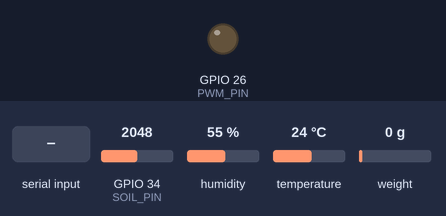
A sketch run on a simulated ESP32. Shown: output pins drawn as LEDs (lit = HIGH). The inputs (shaded band) are chosen by the test bench; at power-on: GPIO 34 (SOIL_PIN) = 2048, humidity 55 %, temperature 24 °C, weight on the scale 0 g (analog values on the 0–4095 scale). WiFi joins after 1.5 s; servers stay silent unless stated; EEPROM starts erased; web services answer with replies made up by the test bench; what the sketch prints to the serial monitor is not drawn.

Above: at 6.5 s.
6.6 s: "p90\n" received over Serial
At 7.4 s:
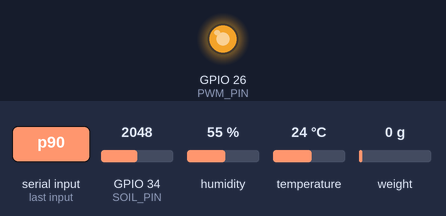
8.1 s: "t\n" received over Serial
11.1 s: "zero\n" received over Serial
Timing chart, 0 to 14.1 s (numbered marks = the images above; inputs shaded):
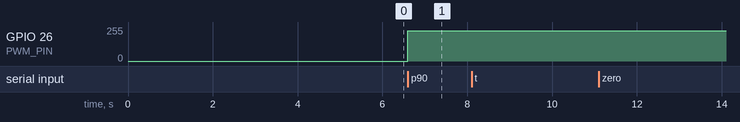

Measured:
- after the input at 6.6 s, GPIO 26 (PWM_PIN): 0/255 → 228/255 at once
- after the input at 8.1 s, every drawn part: stays the same
- after the input at 11.1 s, every drawn part: stays the same

The sketch:

GrainSense_IoT.ino
```cpp
/*
  GrainSense IoT - kirim data sensor ke ThingSpeak supaya bisa dilihat
  di dashboard online (GitHub Pages).

  Board : DOIT ESP32 DEVKIT V1 (ESP32 Arduino core 2.x atau 3.x)
  Library (install lewat Library Manager):
    - "HX711" by Bogdan Necula
    - "Adafruit SHT31 Library" by Adafruit (pilih INSTALL ALL)
  WiFi dan HTTPClient sudah bawaan ESP32, tidak perlu install.

  Sensor yang belum dipasang tidak masalah: datanya tidak dikirim dan di
  dashboard tampil "--". Jadi sketch ini bisa dipakai sekarang (baru CO2 +
  soil moisture) maupun nanti saat semua modul sudah terpasang.

  Kolom (field) ThingSpeak:
    field1 CO2 (ppm)            field5 Kelembapan ruang dalam (%)
    field2 Soil (mentah 0-4095) field6 Suhu udara masuk (C)
    field3 Berat (g)            field7 Kelembapan udara masuk (%)
    field4 Suhu ruang dalam (C) field8 PWM blower (%)

  Serial Monitor: 115200 baud, line ending "New Line".
  Perintah:
    t        tare (nol-kan) load cell, kosongkan wadah dulu
    500      kalibrasi load cell: taruh benda 500 g lalu ketik 500
             (angka = berat benda dalam gram)
    f-21.5   pakai faktor kalibrasi yang sudah dicatat
    Hasil tare dan kalibrasi disimpan di memori ESP32, jadi tidak hilang
    saat ESP32 mati atau di-reset.
    p50      PWM blower 50% (0-100)
    zero     kalibrasi nol MH-Z19C (= 400 ppm), HANYA di udara luar
             setelah sensor menyala minimal 20 menit
*/

#include <WiFi.h>
#include <HTTPClient.h>
#include <WiFiClientSecure.h>
#include <Wire.h>
#include <Preferences.h>
#include "HX711.h"
#include "Adafruit_SHT31.h"

// ===== WAJIB DIISI =====
const char *WIFI_SSID     = "NAMA_WIFI";
const char *WIFI_PASSWORD = "PASSWORD_WIFI";
const char *TS_WRITE_KEY  = "ISI_WRITE_API_KEY";  // dari ThingSpeak > API Keys

// Akun ThingSpeak gratis: minimal 15 detik antar kiriman. 20 detik aman.
const unsigned long INTERVAL_KIRIM = 20000UL;

// ===== Pin (sesuai Wiring GrainSense) =====
const int DT_PIN    = 16;  // HX711 DT
const int SCK_PIN   = 17;  // HX711 SCK
const int SDA_PIN   = 21;  // SHT3X #1 ruang dalam
const int SCL_PIN   = 22;
// SHT3X #2 udara masuk bisa dipasang dengan salah satu cara:
//  a) di bus yang sama (GPIO21/22) dengan pin AD/ADR ke 3V3 -> alamat 0x45
//  b) di bus kedua GPIO19 (SDA) / GPIO18 (SCL) -> alamat 0x44
// Firmware mencoba keduanya otomatis.
const int SDA2_PIN  = 19;
const int SCL2_PIN  = 18;
const int CO2_RX    = 4;   // ESP32 RX  <- TX MH-Z19C
const int CO2_TX    = 15;  // ESP32 TX  -> RX MH-Z19C
const int SOIL_PIN  = 34;  // AOUT soil moisture
const int PWM_PIN   = 26;  // PWM/TRIG modul MOSFET

// ===== Kalibrasi load cell =====
// 0 = pakai hasil kalibrasi yang tersimpan di ESP32 (perintah 500 / f...)
// Kalau sudah punya angka dari GrainSense_Tes, boleh langsung diisi di sini.
float FAKTOR_HX = 0;
const bool CO2_ABC = false;

// ===== PWM =====
const int PWM_FREQ = 1000;
const int PWM_RES  = 8;
const int PWM_CH   = 0;    // hanya dipakai di core 2.x
int dutyPersen = 0;

HX711 scale;
Adafruit_SHT31 shtDalam(&Wire);
Adafruit_SHT31 shtMasukA(&Wire);   // cara a: bus 21/22, alamat 0x45
Adafruit_SHT31 shtMasukB(&Wire1);  // cara b: bus 19/18, alamat 0x44
Adafruit_SHT31 *shtMasuk = &shtMasukA;
HardwareSerial co2Serial(2);
Preferences memori;

bool adaHX = false, adaDalam = false, adaMasuk = false;
unsigned long waktuKirim = 0;
unsigned long waktuMulai = 0;
unsigned long waktuCobaWiFi = 0;

// ---------- PWM ----------
void setDuty(int persen) {
  dutyPersen = constrain(persen, 0, 100);
  int duty = map(dutyPersen, 0, 100, 0, (1 << PWM_RES) - 1);
#if ESP_ARDUINO_VERSION_MAJOR >= 3
  ledcWrite(PWM_PIN, duty);
#else
  ledcWrite(PWM_CH, duty);
#endif
  Serial.print(">> PWM blower: ");
  Serial.print(dutyPersen);
  Serial.println("%");
}

// ---------- MH-Z19C ----------
byte checksumCO2(const byte *b) {
  byte s = 0;
  for (int i = 1; i < 8; i++) s += b[i];
  return 0xFF - s + 1;
}

void kirimCO2(byte cmd, byte b3) {
  byte pkt[9] = {0xFF, 0x01, cmd, b3, 0, 0, 0, 0, 0};
  pkt[8] = checksumCO2(pkt);
  co2Serial.write(pkt, 9);
}

// Mengembalikan ppm, atau -1 kalau tidak ada jawaban / data rusak
int bacaCO2() {
  while (co2Serial.available()) co2Serial.read();
  kirimCO2(0x86, 0x00);
  byte r[9];
  unsigned long t0 = millis();
  int n = 0;
  while (n < 9 && millis() - t0 < 300) {
    if (co2Serial.available()) {
      byte c = co2Serial.read();
      if (n == 0 && c != 0xFF) continue;
      r[n++] = c;
    }
  }
  if (n < 9 || r[1] != 0x86 || r[8] != checksumCO2(r)) return -1;
  return r[2] * 256 + r[3];
}

// Rata-rata 20 bacaan supaya tidak loncat-loncat
int bacaSoil() {
  long total = 0;
  for (int i = 0; i < 20; i++) {
    total += analogRead(SOIL_PIN);
    delay(2);
  }
  return total / 20;
}

// ---------- WiFi ----------
void mulaiWiFi() {
  WiFi.mode(WIFI_STA);
  WiFi.begin(WIFI_SSID, WIFI_PASSWORD);
  Serial.print("Menyambung ke WiFi ");
  Serial.print(WIFI_SSID);
  unsigned long t0 = millis();
  while (WiFi.status() != WL_CONNECTED && millis() - t0 < 15000) {
    delay(500);
    Serial.print(".");
  }
  Serial.println();
  if (WiFi.status() == WL_CONNECTED) {
    Serial.print("WiFi tersambung, IP: ");
    Serial.println(WiFi.localIP());
  } else {
    Serial.println("WiFi belum tersambung (cek nama & password). Dicoba lagi otomatis.");
  }
  waktuCobaWiFi = millis();
}

// Coba sambung ulang tiap 30 detik tanpa menghentikan pembacaan sensor
void jagaWiFi() {
  if (WiFi.status() == WL_CONNECTED) return;
  if (millis() - waktuCobaWiFi < 30000UL) return;
  waktuCobaWiFi = millis();
  Serial.println(">> WiFi putus, mencoba sambung ulang...");
  WiFi.disconnect();
  WiFi.begin(WIFI_SSID, WIFI_PASSWORD);
}

// ---------- Baca semua sensor lalu kirim ----------
void tambah(String &data, int no, float nilai, int desimal) {
  if (data.length()) data += "&";
  data += "field";
  data += no;
  data += "=";
  data += String(nilai, desimal);
}

void bacaDanKirim() {
  // Sensor yang gagal dibaca tidak ditambahkan ke URL
  String url = "";  // isi field yang akan dikirim, contoh field1=612&field2=3276

  Serial.print("CO2: ");
  int ppm = bacaCO2();
  if (ppm >= 0) {
    tambah(url, 1, ppm, 0);
    Serial.print(ppm);
    if (millis() - waktuMulai < 180000UL) Serial.print(" (pemanasan)");
  } else Serial.print("--");

  // Soil dikirim sebagai nilai mentah ADC (0-4095): makin basah, makin kecil
  int soil = bacaSoil();
  tambah(url, 2, soil, 0);
  Serial.print(" | Soil: ");
  Serial.print(soil);
  if (soil < 50) Serial.print(" (terlalu kecil, cek AOUT->D34 dan VCC)");

  Serial.print(" | Berat: ");
  if (adaHX && FAKTOR_HX != 0 && scale.wait_ready_timeout(200)) {
    float g = scale.get_units(5);
    tambah(url, 3, g, 1);
    Serial.print(g, 1);
    Serial.print(" g");
  } else if (adaHX && scale.wait_ready_timeout(200)) {
    // Belum dikalibrasi: tampilkan angka mentah supaya kelihatan sensornya merespons
    Serial.print("-- (belum dikalibrasi, mentah: ");
    Serial.print(scale.get_value(5), 0);
    Serial.print(")");
  } else if (adaHX) Serial.print("-- (HX711 tidak menjawab)");
  else Serial.print("--");

  Serial.print(" | Dalam: ");
  if (adaDalam) {
    float t = shtDalam.readTemperature(), h = shtDalam.readHumidity();
    if (!isnan(t)) tambah(url, 4, t, 1);
    if (!isnan(h)) tambah(url, 5, h, 1);
    Serial.print(t, 1); Serial.print("C "); Serial.print(h, 0); Serial.print("%");
  } else Serial.print("--");

  Serial.print(" | Masuk: ");
  if (adaMasuk) {
    float t = shtMasuk->readTemperature(), h = shtMasuk->readHumidity();
    if (!isnan(t)) tambah(url, 6, t, 1);
    if (!isnan(h)) tambah(url, 7, h, 1);
    Serial.print(t, 1); Serial.print("C "); Serial.print(h, 0); Serial.print("%");
  } else Serial.print("--");

  tambah(url, 8, dutyPersen, 0);
  Serial.print(" | PWM: ");
  Serial.print(dutyPersen);
  Serial.println("%");

  if (WiFi.status() != WL_CONNECTED) {
    Serial.println(">> Tidak terkirim: WiFi belum tersambung.");
    return;
  }
  Serial.print(">> Kirim: ");
  Serial.println(url);
  // Kirim lewat HTTPS (POST). HTTP biasa sering dicegat jaringan seluler/hotspot
  // sehingga dibalas "400 Bad Request".
  WiFiClientSecure klien;
  klien.setInsecure();  // tidak cek sertifikat, cukup untuk prototipe
  HTTPClient http;
  http.setTimeout(8000);
  http.begin(klien, "https://api.thingspeak.com/update");
  http.addHeader("Content-Type", "application/x-www-form-urlencoded");
  int kode = http.POST("api_key=" + String(TS_WRITE_KEY) + "&" + url);
  String balasan = http.getString();
  http.end();
  // ThingSpeak membalas nomor entri (>0) kalau berhasil, "0" kalau ditolak
  if (kode == 200 && balasan.toInt() > 0) {
    Serial.print(">> Terkirim ke ThingSpeak, entri #");
    Serial.println(balasan);
  } else if (kode == 200) {
    Serial.println(">> Ditolak ThingSpeak: kiriman terlalu cepat (<15 detik).");
  } else {
    Serial.print(">> Gagal kirim, kode HTTP: ");
    Serial.print(kode);
    Serial.print(" | balasan: ");
    Serial.println(balasan);
    if (kode == 400 || kode == 401)
      Serial.println(">> Biasanya Write API Key salah. Salin ulang dari ThingSpeak > API Keys > Write API Key.");
  }
}

// ---------- Load cell ----------
void pakaiFaktor(float f) {
  FAKTOR_HX = f;
  scale.set_scale(f);
  memori.putFloat("faktor", f);
  Serial.print(">> Faktor kalibrasi: ");
  Serial.print(f, 4);
  Serial.println(" (disimpan di ESP32)");
}

// ---------- Perintah Serial ----------
void prosesPerintah(String in) {
  in.trim();
  if (in.length() == 0) return;
  char c = in.charAt(0);
  if (in == "t" || in == "T") {
    if (!adaHX) { Serial.println(">> HX711 tidak terdeteksi."); return; }
    scale.tare(20);
    memori.putLong("offset", scale.get_offset());
    Serial.println(">> Tare selesai dan disimpan.");
  } else if (c == 'f' || c == 'F') {
    float f = in.substring(1).toFloat();
    if (f == 0) { Serial.println(">> Faktor tidak valid."); return; }
    pakaiFaktor(f);
  } else if (isDigit(c)) {
    // Kalibrasi: benda dengan berat diketahui sudah ditaruh di load cell
    float beratAsli = in.toFloat();
    if (!adaHX) { Serial.println(">> HX711 tidak terdeteksi."); return; }
    if (beratAsli <= 0) { Serial.println(">> Berat tidak valid."); return; }
    float nilai = scale.get_value(20);
    Serial.print(">> Angka mentah dengan benda: ");
    Serial.println(nilai, 0);
    if (abs(nilai) < 100) {
      Serial.println(">> Hampir 0, load cell tidak merasakan bendanya.");
      Serial.println(">> Kemungkinan: tare (t) dilakukan saat benda masih di atas, atau kabel E+/E-/A+/A- load cell ke HX711 salah/longgar.");
      Serial.println(">> Coba: angkat benda, ketik t, taruh benda lagi, tunggu angka mentah berubah, lalu ketik beratnya.");
      return;
    }
    pakaiFaktor(nilai / beratAsli);
  } else if (c == 'p' || c == 'P') {
    setDuty(in.substring(1).toInt());
  } else if (in == "zero") {
    if (millis() - waktuMulai < 20UL * 60000UL) {
      Serial.println(">> Tunggu sampai sensor menyala 20 menit di udara luar, lalu ketik zero lagi.");
      return;
    }
    kirimCO2(0x87, 0x00);
    Serial.println(">> Kalibrasi nol CO2 dikirim. Titik sekarang dianggap 400 ppm.");
  } else {
    Serial.println(">> Perintah: t | <berat gram, mis. 500> | f<faktor> | p<0-100> | zero");
  }
}

// Tampilkan alamat I2C yang terdeteksi di bus 21/22 (0x44 = SHT AD ke GND, 0x45 = SHT AD ke 3V3)
void scanI2C() {
  Serial.print("Scan I2C GPIO21/22: ");
  int n = 0;
  for (byte a = 1; a < 127; a++) {
    Wire.beginTransmission(a);
    if (Wire.endTransmission() == 0) { Serial.print("0x"); Serial.print(a, HEX); Serial.print(" "); n++; }
  }
  Serial.println(n ? "" : "tidak ada perangkat");
}

// ---------- Setup ----------
void setup() {
  Serial.begin(115200);
  delay(500);
  Serial.println();
  Serial.println("===== GRAINSENSE IoT =====");

  Wire.begin(SDA_PIN, SCL_PIN);
  Wire1.begin(SDA2_PIN, SCL2_PIN);
  scale.begin(DT_PIN, SCK_PIN);
  co2Serial.begin(9600, SERIAL_8N1, CO2_RX, CO2_TX);
  analogReadResolution(12);

#if ESP_ARDUINO_VERSION_MAJOR >= 3
  ledcAttach(PWM_PIN, PWM_FREQ, PWM_RES);
#else
  ledcSetup(PWM_CH, PWM_FREQ, PWM_RES);
  ledcAttachPin(PWM_PIN, PWM_CH);
#endif
  setDuty(0);

  delay(1000);
  kirimCO2(0x79, CO2_ABC ? 0xA0 : 0x00);

  adaDalam = shtDalam.begin(0x44);
  if (shtMasukA.begin(0x45)) {
    adaMasuk = true; shtMasuk = &shtMasukA;
    Serial.println("SHT3X udara masuk: GPIO21/22 alamat 0x45 (pin AD ke 3V3)");
  } else if (shtMasukB.begin(0x44)) {
    adaMasuk = true; shtMasuk = &shtMasukB;
    Serial.println("SHT3X udara masuk: GPIO19/18 alamat 0x44");
  }
  scanI2C();
  adaHX = scale.wait_ready_timeout(1000);
  Serial.println(adaDalam ? "[OK] SHT3X ruang dalam" : "[--] SHT3X ruang dalam tidak terpasang");
  Serial.println(adaMasuk ? "[OK] SHT3X udara masuk" : "[--] SHT3X udara masuk tidak terpasang");
  Serial.println(adaHX ? "[OK] HX711" : "[--] HX711 tidak terpasang");
  Serial.println(bacaCO2() >= 0 ? "[OK] MH-Z19C" : "[--] MH-Z19C tidak menjawab (cek Vin 5V, TX->D4, RX->D15)");

  memori.begin("grainsense", false);
  if (adaHX) {
    // Pakai titik nol yang tersimpan supaya stok di silo tidak ikut di-nol-kan saat reset
    if (memori.isKey("offset")) {
      scale.set_offset(memori.getLong("offset"));
      Serial.println("Load cell: titik nol (tare) dari memori.");
    } else {
      Serial.println("Load cell: tare pertama, pastikan wadah kosong...");
      scale.tare(20);
      memori.putLong("offset", scale.get_offset());
    }
    if (FAKTOR_HX == 0) FAKTOR_HX = memori.getFloat("faktor", 0);
    if (FAKTOR_HX != 0) {
      scale.set_scale(FAKTOR_HX);
      Serial.print("Load cell: faktor kalibrasi ");
      Serial.println(FAKTOR_HX, 4);
    } else {
      Serial.println("Load cell belum dikalibrasi: taruh benda yang beratnya diketahui, lalu ketik beratnya (gram), mis. 500.");
    }
  }

  mulaiWiFi();
  waktuMulai = millis();
  waktuKirim = millis() - INTERVAL_KIRIM;  // langsung kirim sekali
}

// ---------- Loop ----------
void loop() {
  if (Serial.available()) prosesPerintah(Serial.readStringUntil('\n'));
  jagaWiFi();
  if (millis() - waktuKirim >= INTERVAL_KIRIM) {
    waktuKirim = millis();
    bacaDanKirim();
  }
}
```
